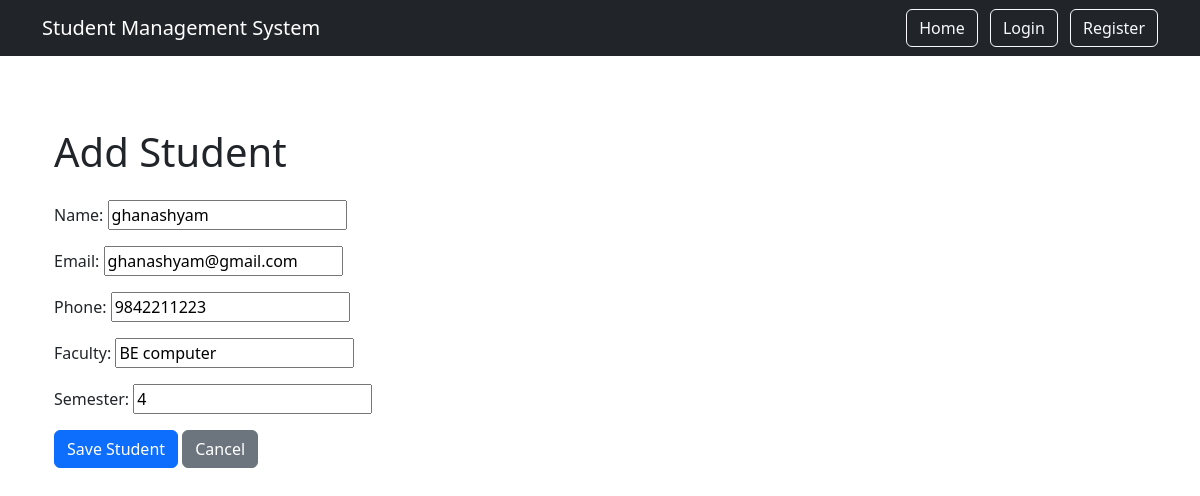
Page /4/edit/ on the committed database.
### students/models.py (models this page shows, shortened)
class Student(models.Model):
    name = models.CharField(max_length=100)
    email = models.EmailField()
    phone = models.CharField(max_length=15)
    faculty = models.CharField(max_length=100)
    semester = models.IntegerField()
    created_at = models.DateTimeField(auto_now_add=True)

### students/views.py (the view)
def student_update(request, student_id):
    student = get_object_or_404(
        Student,
        id=student_id
    )
    if request.method == "POST":
        form = StudentForm(
            request.POST,
            instance=student      #data k xa avnera tanera rakheko.
        )
        if form.is_valid():
            form.save()
            return redirect("students_lists")
    else:
        form = StudentForm(instance=student)
    return render(
        request,
        "students/student_form.html",
        {"form": form}
    )

### students/forms.py
class StudentForm(forms.ModelForm):
    class Meta:
        model = Student
        fields = [
            "name",
            "email",
            "phone",
            "faculty",
            "semester",
        ]

### templates/students/student_form.html (shortened to what this page needs)
{% extends "base.html" %}
{% block content %}
<div class="container mt-4">
    <h1 class="mb-4">Add Student</h1>
    <form method="POST">
        {{ form.as_p }}
        <button type="submit" class="btn btn-primary">
            Save Student
        </button>
        <a href="{% url 'students_lists' %}" class="btn btn-secondary">
            Cancel
        </a>
    </form>
</div>
{% endblock %}

### rows in the picture
Student: name "ghanashyam", email "ghanashyam@gmail.com", phone "9842211223", faculty "BE computer", semester "4"
